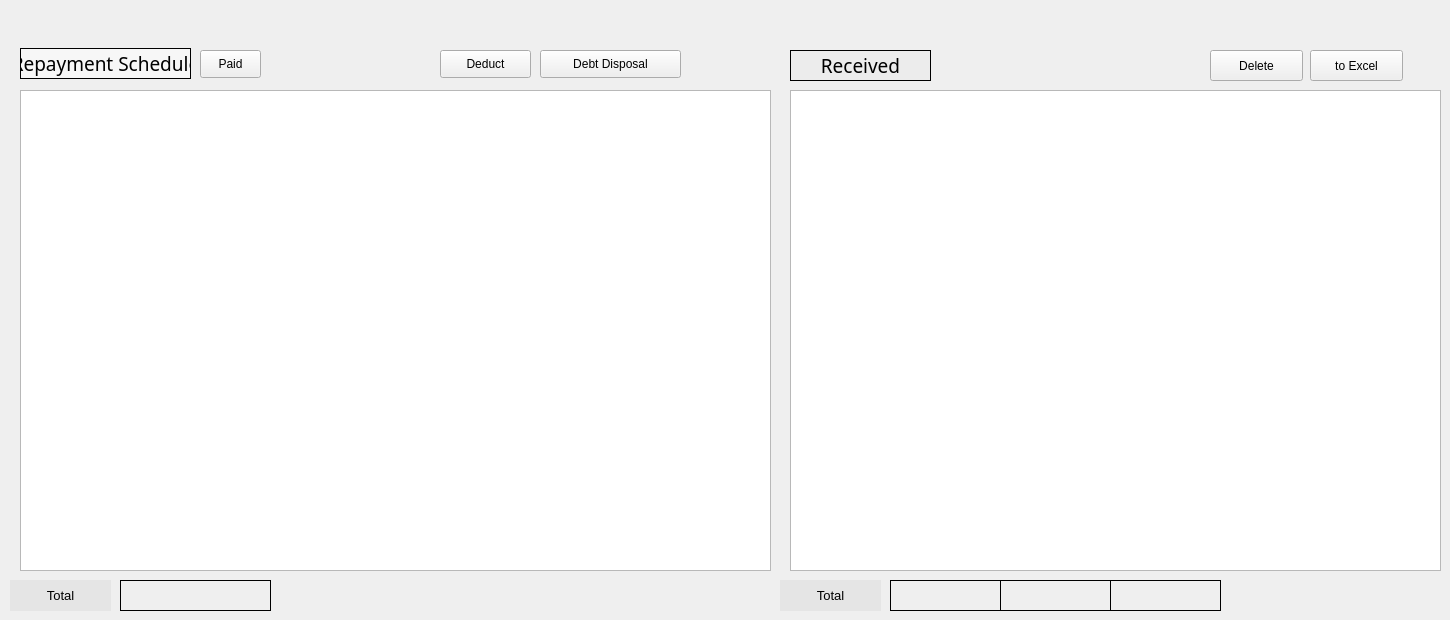
    <widget class="QWidget" name="tab_2">
     <attribute name="title">
      <string>Repayment Management</string>
     </attribute>
     <widget class="QPushButton" name="toExcelButton">
      <property name="geometry">
       <rect>
        <x>1310</x>
        <y>50</y>
        <width>93</width>
        <height>31</height>
       </rect>
      </property>
      <property name="text">
       <string>to Excel</string>
      </property>
     </widget>
     <widget class="QLabel" name="totalLabel2">
      <property name="geometry">
       <rect>
        <x>890</x>
        <y>580</y>
        <width>111</width>
        <height>31</height>
       </rect>
      </property>
      <property name="frameShape">
       <enum>QFrame::Box</enum>
      </property>
      <property name="text">
       <string/>
      </property>
      <property name="alignment">
       <set>Qt::AlignCenter</set>
      </property>
     </widget>
     <widget class="QLabel" name="label_47">
      <property name="geometry">
       <rect>
        <x>790</x>
        <y>50</y>
        <width>141</width>
        <height>31</height>
       </rect>
      </property>
      <property name="font">
       <font>
        <family>Agency FB</family>
        <pointsize>14</pointsize>
       </font>
      </property>
      <property name="styleSheet">
       <string notr="true">background-color:rgb(236, 236, 236)</string>
      </property>
      <property name="frameShape">
       <enum>QFrame::Box</enum>
      </property>
      <property name="text">
       <string>Received</string>
      </property>
      <property name="alignment">
       <set>Qt::AlignCenter</set>
      </property>
     </widget>
     <widget class="QPushButton" name="deleteButton">
      <property name="geometry">
       <rect>
        <x>1210</x>
        <y>50</y>
        <width>93</width>
        <height>31</height>
       </rect>
      </property>
      <property name="text">
       <string>Delete</string>
      </property>
     </widget>
     <widget class="QLabel" name="label_16">
      <property name="geometry">
       <rect>
        <x>20</x>
        <y>48</y>
        <width>171</width>
        <height>31</height>
       </rect>
      </property>
      <property name="font">
       <font>
        <family>Agency FB</family>
        <pointsize>14</pointsize>
       </font>
      </property>
      <property name="styleSheet">
       <string notr="true">background-color:rgb(247, 247, 247)</string>
      </property>
      <property name="frameShape">
       <enum>QFrame::Box</enum>
      </property>
      <property name="text">
       <string>Repayment Schedule</string>
      </property>
      <property name="alignment">
       <set>Qt::AlignCenter</set>
      </property>
     </widget>
     <widget class="QLabel" name="totalLabel4">
      <property name="geometry">
       <rect>
        <x>1110</x>
        <y>580</y>
        <width>111</width>
        <height>31</height>
       </rect>
      </property>
      <property name="frameShape">
       <enum>QFrame::Box</enum>
      </property>
      <property name="text">
       <string/>
      </property>
      <property name="alignment">
       <set>Qt::AlignCenter</set>
      </property>
     </widget>
     <widget class="QPushButton" name="debtDisposalButton">
      <property name="geometry">
       <rect>
        <x>540</x>
        <y>50</y>
        <width>141</width>
        <height>28</height>
       </rect>
      </property>
      <property name="font">
       <font>
        <pointsize>9</pointsize>
       </font>
      </property>
      <property name="text">
       <string>Debt Disposal</string>
      </property>
     </widget>
     <widget class="QPushButton" name="paidButton">
      <property name="geometry">
       <rect>
        <x>200</x>
        <y>50</y>
        <width>61</width>
        <height>28</height>
       </rect>
      </property>
      <property name="font">
       <font>
        <pointsize>9</pointsize>
       </font>
      </property>
      <property name="text">
       <string>Paid</string>
      </property>
     </widget>
     <widget class="QPushButton" name="deductButton">
      <property name="geometry">
       <rect>
        <x>440</x>
        <y>50</y>
        <width>91</width>
        <height>28</height>
       </rect>
      </property>
      <property name="font">
       <font>
        <pointsize>9</pointsize>
       </font>
      </property>
      <property name="text">
       <string>Deduct</string>
      </property>
     </widget>
     <widget class="QLabel" name="totalLabel3">
      <property name="geometry">
       <rect>
        <x>1000</x>
        <y>580</y>
        <width>111</width>
        <height>31</height>
       </rect>
      </property>
      <property name="frameShape">
       <enum>QFrame::Box</enum>
      </property>
      <property name="text">
       <string/>
      </property>
      <property name="alignment">
       <set>Qt::AlignCenter</set>
      </property>
     </widget>
     <widget class="QLabel" name="totalLabel1">
      <property name="geometry">
       <rect>
        <x>120</x>
        <y>580</y>
        <width>151</width>
        <height>31</height>
       </rect>
      </property>
      <property name="frameShape">
       <enum>QFrame::Box</enum>
      </property>
      <property name="text">
       <string/>
      </property>
      <property name="alignment">
       <set>Qt::AlignCenter</set>
      </property>
     </widget>
     <widget class="QLabel" name="label_51">
      <property name="geometry">
       <rect>
        <x>10</x>
        <y>580</y>
        <width>101</width>
        <height>31</height>
       </rect>
      </property>
      <property name="font">
       <font>
        <pointsize>10</pointsize>
       </font>
      </property>
      <property name="styleSheet">
       <string notr="true">background-color:rgb(229, 229, 229)</string>
      </property>
      <property name="text">
       <string>Total</string>
      </property>
      <property name="alignment">
       <set>Qt::AlignCenter</set>
      </property>
     </widget>
     <widget class="QLabel" name="label_124">
      <property name="geometry">
       <rect>
        <x>780</x>
        <y>580</y>
        <width>101</width>
        <height>31</height>
       </rect>
      </property>
      <property name="font">
       <font>
        <pointsize>10</pointsize>
       </font>
      </property>
      <property name="styleSheet">
       <string notr="true">background-color:rgb(229, 229, 229)</string>
      </property>
      <property name="text">
       <string>Total</string>
      </property>
      <property name="alignment">
       <set>Qt::AlignCenter</set>
      </property>
     </widget>
     <widget class="QTableView" name="repaymentScheduleTable">
      <property name="geometry">
       <rect>
        <x>20</x>
        <y>90</y>
        <width>751</width>
        <height>481</height>
       </rect>
      </property>
     </widget>
     <widget class="QTableView" name="receivedTable">
      <property name="geometry">
       <rect>
        <x>790</x>
        <y>90</y>
        <width>651</width>
        <height>481</height>
       </rect>
      </property>
     </widget>
    </widget>
